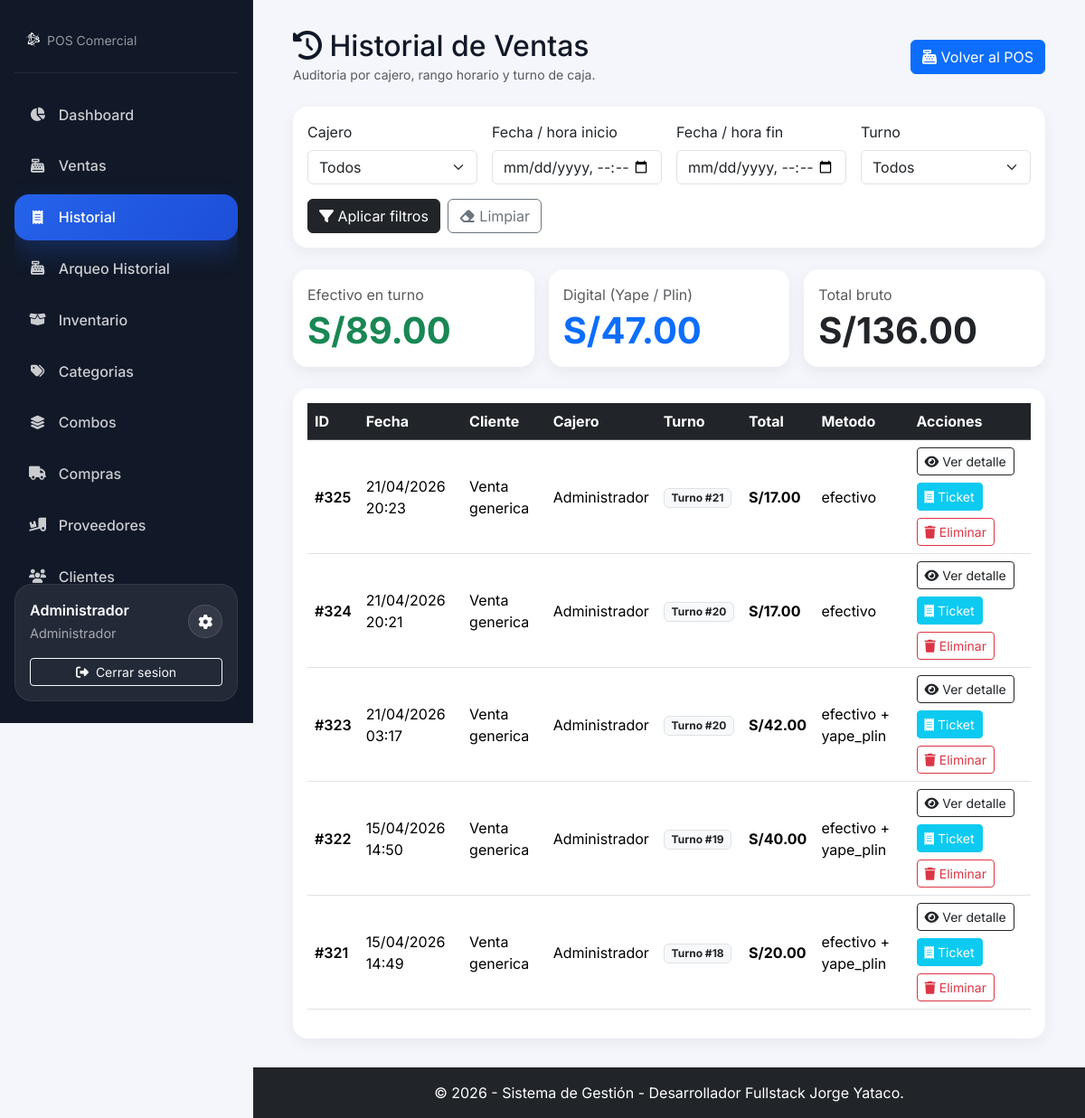
The app's page /modules/ventas/historial.php (signed in) with its own data.
### tables this page shows
CREATE TABLE `ventas` (
  `id_venta` int(11) NOT NULL,
  `id_cliente` int(11) DEFAULT NULL COMMENT 'Puede ser nulo para ventas genéricas',
  `id_usuario` int(11) NOT NULL,
  `id_arqueo` int(11) DEFAULT NULL,
  `fecha_venta` timestamp NOT NULL DEFAULT current_timestamp(),
  `total_venta` decimal(10,2) NOT NULL,
  `metodo_pago` enum('efectivo','tarjeta_credito','tarjeta_debito','transferencia','yape_plin') NOT NULL,
  `estado` enum('completada','anulada') NOT NULL DEFAULT 'completada'
);

CREATE TABLE `usuarios` (
  `id_usuario` int(11) NOT NULL,
  `nombre_completo` varchar(100) NOT NULL,
  `username` varchar(50) NOT NULL,
  `password` varchar(255) NOT NULL COMMENT 'Guardar siempre contraseñas hasheadas',
  `id_rol` int(11) NOT NULL,
  `moneda` varchar(5) NOT NULL DEFAULT '$' COMMENT 'Símbolo de la moneda preferida',
  `activo` tinyint(1) NOT NULL DEFAULT 1,
  `fecha_creacion` timestamp NOT NULL DEFAULT current_timestamp()
);

### config/database.php (called while the page is built, shortened)
<?php
function getMoneda() {
    if (isset($_SESSION['moneda_usuario']) && !empty($_SESSION['moneda_usuario'])) {
        return $_SESSION['moneda_usuario'];
    }
    return getConfig('moneda');
}

### modules/ventas/historial.php (the view, shortened to what this page needs)
<?php
require_once __DIR__ . '/../../config/database.php';
require_once __DIR__ . '/../../includes/header.php';
function columnaExisteListado(mysqli $conexion, string $tabla, string $columna): bool
{
    static $cache = [];
    $cacheKey = $tabla . '.' . $columna;
    $stmt = $conexion->prepare("SELECT 1
                                FROM information_schema.columns
                                WHERE table_schema = DATABASE()
                                  AND table_name = ?
                                  AND column_name = ?
                                LIMIT 1");
    $stmt->bind_param('ss', $tabla, $columna);
    $stmt->execute();
    $resultado = $stmt->get_result();
    $cache[$cacheKey] = $resultado && $resultado->num_rows > 0;
    return $cache[$cacheKey];
}
function tablaExisteListado(mysqli $conexion, string $tabla): bool
{
    static $cache = [];
    $stmt = $conexion->prepare("SELECT 1
                                FROM information_schema.tables
                                WHERE table_schema = DATABASE()
                                  AND table_name = ?
                                LIMIT 1");
    $stmt->bind_param('s', $tabla);
    $stmt->execute();
    $resultado = $stmt->get_result();
    $cache[$tabla] = $resultado && $resultado->num_rows > 0;
    return $cache[$tabla];
}
function normalizarFechaFiltro(?string $valor): ?string
{
    if (!$valor) {
        return null;
    }
    $fecha = DateTime::createFromFormat('Y-m-d\TH:i', $valor);
    return $fecha->format('Y-m-d H:i:s');
}
function construirFiltrosVentas(bool $ventasTieneArqueo): array
{
    $condiciones = ["v.estado = 'completada'"];
    $tipos = '';
    $parametros = [];
    $filtroCajero = isset($_GET['id_usuario']) ? (int)$_GET['id_usuario'] : 0;
    $filtroTurno = isset($_GET['id_arqueo']) ? (int)$_GET['id_arqueo'] : 0;
    $fechaInicio = normalizarFechaFiltro($_GET['fecha_inicio'] ?? null);
    $fechaFin = normalizarFechaFiltro($_GET['fecha_fin'] ?? null);
    return [
        'where' => ' WHERE ' . implode(' AND ', $condiciones),
        'types' => $tipos,
        'params' => $parametros
    ];
}
function ejecutarConsultaPreparada(mysqli $conexion, string $sql, string $types = '', array $params = []): mysqli_result
{
    $stmt = $conexion->prepare($sql);
    $stmt->execute();
    $resultado = $stmt->get_result();
    return $resultado;
}
$esAdministrador = isset($_SESSION['usuario']) && (int)($_SESSION['usuario']['id_rol'] === 1);
$ventasTieneArqueo = columnaExisteListado($conexion, 'ventas', 'id_arqueo');
$ventaPagosDisponible = tablaExisteListado($conexion, 'venta_pagos');
$filtros = construirFiltrosVentas($ventasTieneArqueo);
$sqlMetodoNormalizado = "REPLACE(REPLACE(REPLACE(REPLACE(LOWER(%s), '_', ''), '/', ''), '-', ''), ' ', '')";
if ($ventaPagosDisponible) {
    $sqlResumenPagos = "SELECT
                            COALESCE(SUM(CASE WHEN " . sprintf($sqlMetodoNormalizado, 'vp.metodo_pago') . " = 'efectivo' THEN vp.monto ELSE 0 END), 0) AS total_efectivo,
                            COALESCE(SUM(CASE WHEN " . sprintf($sqlMetodoNormalizado, 'vp.metodo_pago') . " IN ('yape', 'plin', 'yapeplin', 'transferencia', 'tarjeta', 'tarjetacredito', 'tarjetadebito') THEN vp.monto ELSE 0 END), 0) AS total_digital
                       FROM ventas v
                       LEFT JOIN venta_pagos vp ON vp.id_venta = v.id_venta" . $filtros['where'];
    $resumenPagos = ejecutarConsultaPreparada($conexion, $sqlResumenPagos, $filtros['types'], $filtros['params'])->fetch_assoc();
    $sqlResumenBruto = "SELECT COALESCE(SUM(v.total_venta), 0) AS total_bruto
                        FROM ventas v" . $filtros['where'];
    $resumenBruto = ejecutarConsultaPreparada($conexion, $sqlResumenBruto, $filtros['types'], $filtros['params'])->fetch_assoc();
    $resumen = [
        'total_efectivo' => (float)($resumenPagos['total_efectivo'] ?? 0),
        'total_digital' => (float)($resumenPagos['total_digital'] ?? 0),
        'total_bruto' => (float)($resumenBruto['total_bruto'] ?? 0)
    ];
}
$sqlVentas = "SELECT v.id_venta,
                     v.fecha_venta,
                     v.total_venta,
                     GROUP_CONCAT(DISTINCT vp.metodo_pago SEPARATOR ' + ') AS metodos_pago,
                     v.metodo_pago AS metodo_antiguo,
                     " . ($ventasTieneArqueo ? "v.id_arqueo" : "NULL") . " AS id_arqueo,
                     IFNULL(c.nombre_cliente, 'Venta generica') AS cliente,
                     u.nombre_completo AS cajero
              FROM ventas v
              LEFT JOIN clientes c ON c.id_cliente = v.id_cliente
              JOIN usuarios u ON u.id_usuario = v.id_usuario
              LEFT JOIN venta_pagos vp ON vp.id_venta = v.id_venta" .
              $filtros['where'] .
              " GROUP BY v.id_venta
                ORDER BY v.fecha_venta DESC, v.id_venta DESC";
$ventas = ejecutarConsultaPreparada($conexion, $sqlVentas, $filtros['types'], $filtros['params']);
$valorFechaInicio = htmlspecialchars($_GET['fecha_inicio'] ?? '');
$valorFechaFin = htmlspecialchars($_GET['fecha_fin'] ?? '');
?>
<div class="container-fluid">
    <div class="d-flex flex-wrap justify-content-between align-items-center gap-2 mb-4">
        <div>
            <h2 class="m-0"><i class="fas fa-history"></i> Historial de Ventas</h2>
            <small class="text-muted">Auditoria por cajero, rango horario y turno de caja.</small>
        </div>
        <a href="index.php" class="btn btn-primary">
            <i class="fas fa-cash-register"></i> Volver al POS
        </a>
    </div>
    <div class="card filters-card mb-4">
        <div class="card-body">
            <form method="GET" class="row g-3 align-items-end">
                <div class="col-md-3">
                    <label for="id_usuario" class="form-label">Cajero</label>
                    <select name="id_usuario" id="id_usuario" class="form-select">
                        <option value="0">Todos</option>
                    </select>
                </div>
                <div class="col-md-3">
                    <label for="fecha_inicio" class="form-label">Fecha / hora inicio</label>
                    <input type="datetime-local" class="form-control" name="fecha_inicio" id="fecha_inicio" value="<?php echo $valorFechaInicio; ?>">
                </div>
                <div class="col-md-3">
                    <label for="fecha_fin" class="form-label">Fecha / hora fin</label>
                    <input type="datetime-local" class="form-control" name="fecha_fin" id="fecha_fin" value="<?php echo $valorFechaFin; ?>">
                </div>
                <div class="col-md-3">
                    <label for="id_arqueo" class="form-label">Turno</label>
                    <select name="id_arqueo" id="id_arqueo" class="form-select" <?php echo $ventasTieneArqueo ? '' : 'disabled'; ?>>
                        <option value="0">Todos</option>
                    </select>
                </div>
                <div class="col-12 d-flex gap-2">
                    <button type="submit" class="btn btn-dark">
                        <i class="fas fa-filter"></i> Aplicar filtros
                    </button>
                    <a href="historial.php" class="btn btn-outline-secondary">
                        <i class="fas fa-eraser"></i> Limpiar
                    </a>
                </div>
            </form>
        </div>
    </div>
    <div class="row g-3 mb-4">
        <div class="col-md-4">
            <div class="card audit-card h-100">
                <div class="card-body">
                    <div class="text-muted mb-1">Efectivo en turno</div>
                    <div class="display-6 text-success"><?php echo getMoneda() . number_format((float)$resumen['total_efectivo'], 2); ?></div>
                </div>
            </div>
        </div>
        <div class="col-md-4">
            <div class="card audit-card h-100">
                <div class="card-body">
                    <div class="text-muted mb-1">Digital (Yape / Plin)</div>
                    <div class="display-6 text-primary"><?php echo getMoneda() . number_format((float)$resumen['total_digital'], 2); ?></div>
                </div>
            </div>
        </div>
        <div class="col-md-4">
            <div class="card audit-card h-100">
                <div class="card-body">
                    <div class="text-muted mb-1">Total bruto</div>
                    <div class="display-6 text-dark"><?php echo getMoneda() . number_format((float)$resumen['total_bruto'], 2); ?></div>
                </div>
            </div>
        </div>
    </div>
    <div class="card filters-card">
        <div class="card-body">
            <div class="table-responsive">
                <table class="table table-hover align-middle">
                    <thead class="table-dark">
                        <tr>
                            <th>ID</th>
                            <th>Fecha</th>
                            <th>Cliente</th>
                            <th>Cajero</th>
                            <th>Turno</th>
                            <th>Total</th>
                            <th>Metodo</th>
                            <th>Acciones</th>
                        </tr>
                    </thead>
                    <tbody>
                        <?php if ($ventas && $ventas->num_rows > 0): ?>
                            <?php while ($venta = $ventas->fetch_assoc()): ?>
                                <tr>
                                    <td class="fw-semibold">#<?php echo (int)$venta['id_venta']; ?></td>
                                    <td><?php echo date('d/m/Y H:i', strtotime($venta['fecha_venta'])); ?></td>
                                    <td><?php echo htmlspecialchars($venta['cliente']); ?></td>
                                    <td><?php echo htmlspecialchars($venta['cajero']); ?></td>
                                    <td>
                                        <?php if (!empty($venta['id_arqueo'])): ?>
                                            <span class="badge bg-light text-dark border">Turno #<?php echo (int)$venta['id_arqueo']; ?></span>
                                        <?php else: ?>
                                            <span class="text-muted">Sin turno</span>
                                        <?php endif; ?>
                                    </td>
                                    <td class="fw-bold"><?php echo getMoneda() . number_format((float)$venta['total_venta'], 2); ?></td>
                                    <td><?php echo htmlspecialchars($venta['metodos_pago'] ?: $venta['metodo_antiguo'] ?: '-'); ?></td>
                                    <td>
                                        <div class="d-flex gap-2 flex-wrap">
                                            <button
                                                type="button"
                                                class="btn btn-sm btn-outline-dark btn-ver-detalle"
                                                data-id-venta="<?php echo (int)$venta['id_venta']; ?>"
                                                data-bs-toggle="modal"
                                                data-bs-target="#detalleVentaModal">
                                                <i class="fas fa-eye"></i> Ver detalle
                                            </button>
                                            <a href="ticket.php?id_venta=<?php echo (int)$venta['id_venta']; ?>" class="btn btn-sm btn-info text-white" target="_blank">
                                                <i class="fas fa-receipt"></i> Ticket
                                            </a>
                                            <?php if ($esAdministrador): ?>
                                                <form action="eliminar_venta.php" method="POST" onsubmit="return confirm('Esta accion restaurara stock y eliminara la venta. Deseas continuar?');">
                                                    <button type="submit" class="btn btn-sm btn-outline-danger">
                                                        <i class="fas fa-trash"></i> Eliminar
                                                    </button>
                                                </form>
                                            <?php endif; ?>
                                        </div>
                                    </td>
                                </tr>
                            <?php endwhile; ?>
                        <?php else: ?>
                            <tr>
                                <td colspan="8" class="text-center text-muted py-4">No se encontraron ventas con los filtros aplicados.</td>
                            </tr>
                        <?php endif; ?>
                    </tbody>
                </table>
            </div>
        </div>
    </div>
</div>
<?php require_once __DIR__ . '/../../includes/footer.php'; ?>

### assets/css/style.css (style rules this page uses)
body { display: flex; flex-direction: column; min-height: 100vh; }

### includes/header.php (style rules this page uses)
:root { --app-sidebar-width: 280px; --app-sidebar-bg: #111827; --app-sidebar-border: rgba(255, 255, 255, 0.08); --app-sidebar-text: rgba(255, 255, 255, 0.78); --app-sidebar-text-strong: #ffffff; --app-sidebar-hover: rgba(255, 255, 255, 0.08); --app-sidebar-active: linear-gradient(135deg, #2563eb 0%, #1d4ed8 100%); --app-body-bg: #f4f6fb; --app-card-bg: rgba(255, 255, 255, 0.08); }
html, body { min-height: 100%; }
body { font-family: 'Inter', sans-serif; background-color: var(--app-body-bg); color: #111827; }

### modules/ventas/historial.php (style rules this page uses)
.audit-card { border: 0; border-radius: 1rem; box-shadow: 0 0.35rem 1rem rgba(15, 23, 42, 0.06); }
.audit-card .display-6 { font-weight: 700; }
.filters-card { border: 0; border-radius: 1rem; box-shadow: 0 0.35rem 1rem rgba(15, 23, 42, 0.05); }

### records on screen
ventas: id_venta "325", fecha_venta "21/04/2026 20:23", cliente "Venta generica", id_usuario.nombre_completo "Administrador", id_arqueo "21", total_venta "17.00", metodo_antiguo "efectivo"
ventas: id_venta "324", fecha_venta "21/04/2026 20:21", cliente "Venta generica", id_usuario.nombre_completo "Administrador", id_arqueo "20", total_venta "17.00", metodo_antiguo "efectivo"
ventas: id_venta "323", fecha_venta "21/04/2026 03:17", cliente "Venta generica", id_usuario.nombre_completo "Administrador", id_arqueo "20", total_venta "42.00", metodo_antiguo "efectivo + yape_plin"
ventas: id_venta "322", fecha_venta "15/04/2026 14:50", cliente "Venta generica", id_usuario.nombre_completo "Administrador", id_arqueo "19", total_venta "40.00", metodo_antiguo "efectivo + yape_plin"
ventas: id_venta "321", fecha_venta "15/04/2026 14:49", cliente "Venta generica", id_usuario.nombre_completo "Administrador", id_arqueo "18", total_venta "20.00", metodo_antiguo "efectivo + yape_plin"

### other values on screen
$item['label'] "Dashboard"
$item['label'] "Ventas"
$item['label'] "Historial"
$item['label'] "Arqueo Historial"
$item['label'] "Inventario"
$item['label'] "Categorias"
$item['label'] "Combos"
$item['label'] "Compras"
$item['label'] "Proveedores"
$item['label'] "Clientes"
$nombreUsuarioSidebar "Administrador"
$rolUsuarioSidebar "Administrador"
getMoneda() "S/"
$resumen['total_efectivo'] "89.00"
$resumen['total_digital'] "47.00"
